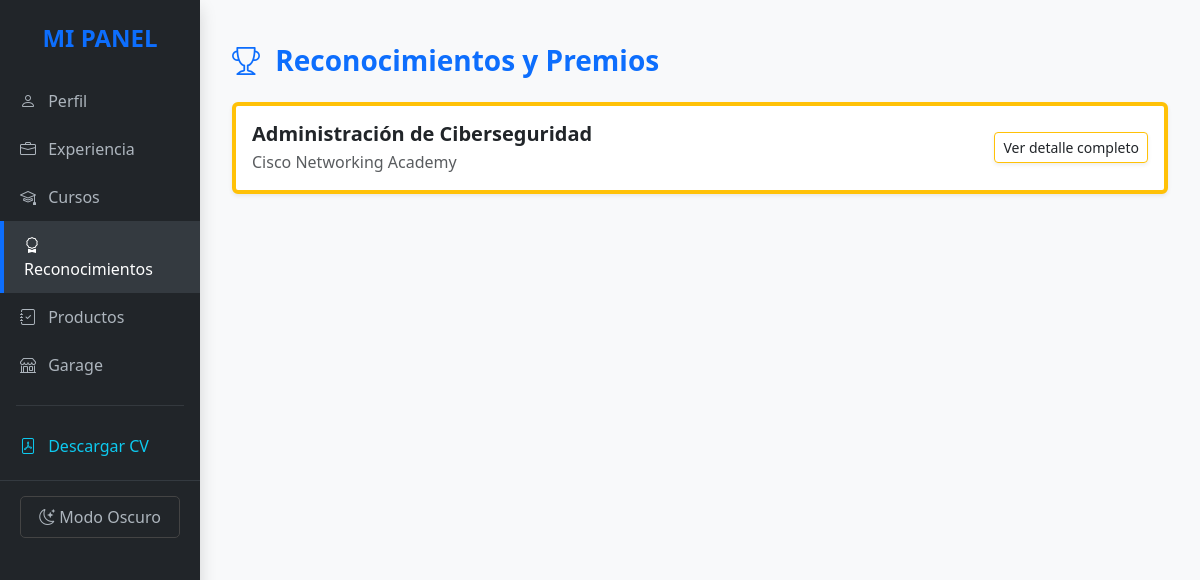
The app's page /reconocimientos/ with its own data.
### portafolio/models.py (models this page shows)
class Reconocimientos(models.Model):
    idreconocimiento = models.AutoField(primary_key=True)
    idperfilconqueestaactivo = models.ForeignKey(DatosPersonales, on_delete=models.CASCADE)
    tiporeconocimiento = models.CharField(max_length=100)
    fechareconocimiento = models.DateField()
    descripcionreconocimiento = models.CharField(max_length=200)
    entidadpatrocinadora = models.CharField(max_length=100, null=True, blank=True)
    nombrecontactoauspicia = models.CharField(max_length=100, null=True, blank=True)
    telefonocontactoauspicia = models.CharField(max_length=20, null=True, blank=True)
    rutacertificado = models.FileField(upload_to='certificados_reconocimientos/', storage=RawMediaCloudinaryStorage(),max_length=500, null=True, blank=True)
    activarparaqueseveaenfront = models.BooleanField(default=True)

### portafolio/views.py (the view)
# urls.py: path('reconocimientos/', views.vista_reconocimientos, name='reconocimientos'),
def vista_reconocimientos(request):
    perfil = DatosPersonales.objects.first()
    items = Reconocimientos.objects.filter(idperfilconqueestaactivo=perfil, activarparaqueseveaenfront=True)
    return render(request, 'reconocimientos.html', {'perfil': perfil, 'items': items})

### portafolio/context_processors.py (called while the page is built)
def pdf_data(request):
    return {
        'todas_exp': ExperienciaLaboral.objects.filter(activarparaqueseveaenfront=True),
        'todos_cur': CursosRealizados.objects.filter(activarparaqueseveaenfront=True),
        'todos_pro': ProductosAcademicos.objects.filter(activarparaqueseveaenfront=True),
        'todos_rec': Reconocimientos.objects.filter(activarparaqueseveaenfront=True),
        'todos_pro_lab': ProductosLaborales.objects.filter(activarparaqueseveaenfront=True),
    }

### portafolio/templates/reconocimientos.html (shortened to what this page needs)
{% extends 'base.html' %}
{% block content %}
<div class="container-fluid mt-4">
    <h3 class="mb-4 text-primary fw-bold"><i class="bi bi-trophy me-2"></i> Reconocimientos y Premios</h3>
    <div class="row row-cols-1 g-4">
        {% for item in items %}
        <div class="col">
            <div class="card shadow-sm h-100 border-start border-4 border-warning">
                <div class="card-body">
                    <div class="d-flex justify-content-between align-items-center">
                        <div>
                            <h5 class="card-title text-dark fw-bold mb-1" style="cursor:pointer;"
                                data-bs-toggle="modal" data-bs-target="#modalRec{{ item.idreconocimiento }}">
                                {{ item.tiporeconocimiento }}
                            </h5>
                            <p class="mb-0 text-muted">{{ item.entidadpatrocinadora }}</p>
                        </div>
                        <button class="btn btn-sm btn-outline-warning text-dark shadow-sm" data-bs-toggle="modal"
                                data-bs-target="#modalRec{{ item.idreconocimiento }}">
                            Ver detalle completo
                        </button>
                    </div>
                </div>
            </div>
        </div>
        {% empty %}
        <div class="col text-center py-5">
            <i class="bi bi-patch-exclamation display-3 text-muted"></i>
            <p class="text-muted mt-3 fs-5">Aún no se han cargado reconocimientos.</p>
        </div>
        {% endfor %}
    </div>
</div>
{% endblock %}

### records on screen
Reconocimientos: tiporeconocimiento "Administración de Ciberseguridad", entidadpatrocinadora "Cisco Networking Academy"
